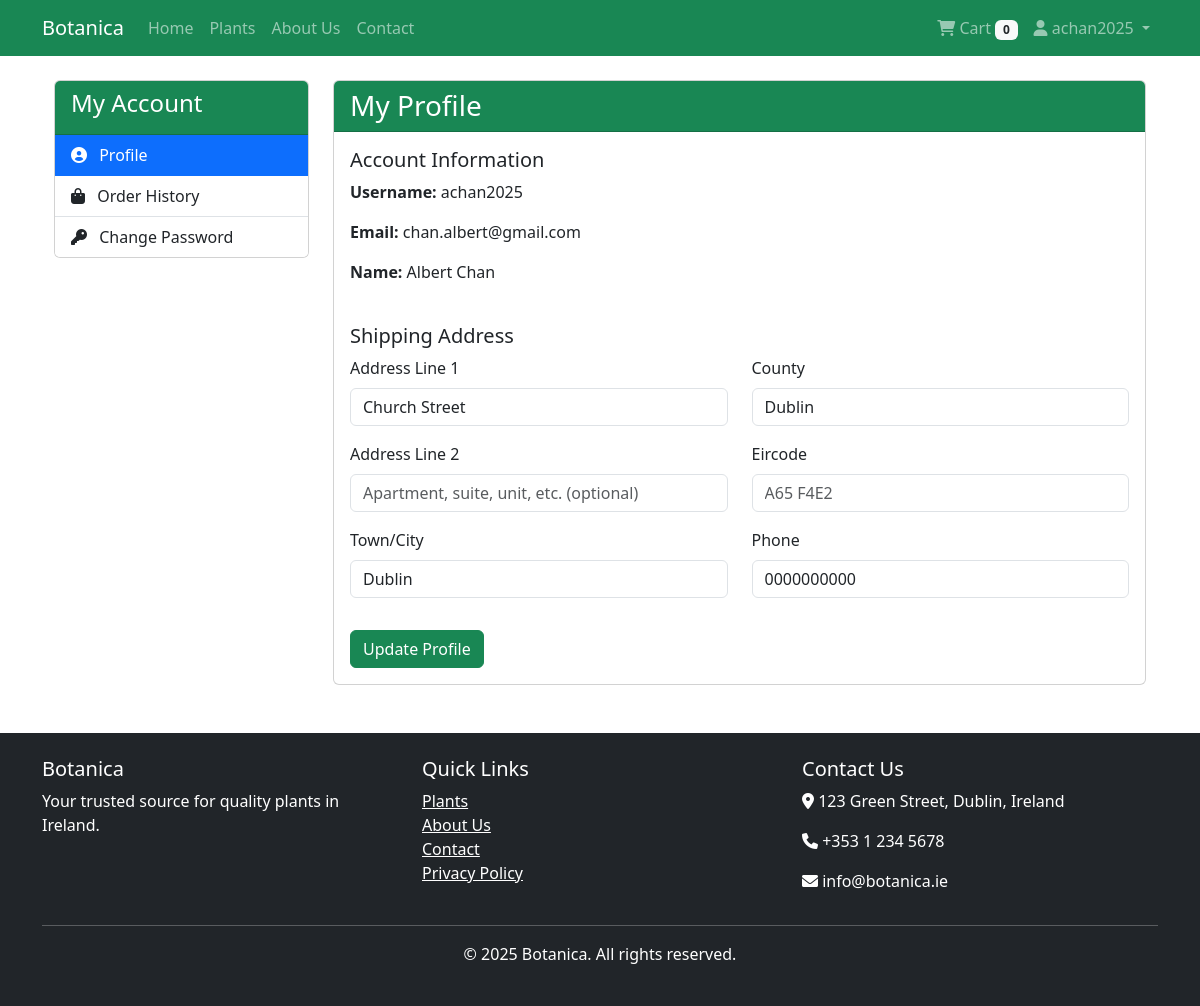
/accounts/profile/ (signed in), run on the app's committed database.
### accounts/models.py (models this page shows, shortened)
class UserProfile(models.Model):
    COUNTY_CHOICES = [
        ('antrim', 'Antrim'),
        ('armagh', 'Armagh'),
        ('carlow', 'Carlow'),
        ('cavan', 'Cavan'),
        ('clare', 'Clare'),
        ('cork', 'Cork'),
        ('derry', 'Derry'),
        ('donegal', 'Donegal'),
        ('down', 'Down'),
        ('dublin', 'Dublin'),
        ('fermanagh', 'Fermanagh'),
        ('galway', 'Galway'),
        ('kerry', 'Kerry'),
        ('kildare', 'Kildare'),
        ('kilkenny', 'Kilkenny'),
        ('laois', 'Laois'),
        ('leitrim', 'Leitrim'),
        ('limerick', 'Limerick'),
        ('longford', 'Longford'),
        ('louth', 'Louth'),
        ('mayo', 'Mayo'),
        ('meath', 'Meath'),
        ('monaghan', 'Monaghan'),
        ('offaly', 'Offaly'),
        ('roscommon', 'Roscommon'),
        ('sligo', 'Sligo'),
        ('tipperary', 'Tipperary'),
        ('tyrone', 'Tyrone'),
        ('waterford', 'Waterford'),
        ('westmeath', 'Westmeath'),
        ('wexford', 'Wexford'),
        ('wicklow', 'Wicklow'),
    ]
    user = models.OneToOneField(User, on_delete=models.CASCADE)
    address_line1 = models.CharField(max_length=250, blank=True)
    address_line2 = models.CharField(max_length=250, blank=True)
    town_or_city = models.CharField(max_length=100, blank=True)
    county = models.CharField(max_length=50, choices=COUNTY_CHOICES, blank=True)
    eircode = models.CharField(max_length=8, blank=True, help_text='Format: A65 F4E2')
    phone = models.CharField(max_length=20, blank=True)

### accounts/views.py (the view)
# urls.py: path('profile/', views.profile, name='profile'),
@login_required
def profile(request):
    user_profile, created = UserProfile.objects.get_or_create(user=request.user)
    if request.method == 'POST':
        form = UserProfileForm(request.POST, instance=user_profile)
        if form.is_valid():
            form.save()
            messages.success(request, 'Your profile has been updated successfully!')
            return redirect('accounts:profile')
    else:
        form = UserProfileForm(instance=user_profile)
    return render(request, 'accounts/profile.html', {'form': form})

### accounts/forms.py (shortened to what this page needs)
class UserProfileForm(forms.ModelForm):
    class Meta:
        model = UserProfile
        fields = ('address_line1', 'address_line2', 'town_or_city', 'county', 'eircode', 'phone')
        widgets = {
            'address_line1': forms.TextInput(attrs={'class': 'form-control'}),
            'address_line2': forms.TextInput(attrs={'class': 'form-control'}),
            'town_or_city': forms.TextInput(attrs={'class': 'form-control'}),
            'county': forms.Select(attrs={'class': 'form-control'}),
            'eircode': forms.TextInput(attrs={'class': 'form-control'}),
            'phone': forms.TextInput(attrs={'class': 'form-control'}),
        }
    def __init__(self, *args, **kwargs):
        super().__init__(*args, **kwargs)
        self.fields['address_line1'].widget.attrs['placeholder'] = 'Street address'
        self.fields['address_line2'].widget.attrs['placeholder'] = 'Apartment, suite, unit, etc. (optional)'
        self.fields['town_or_city'].widget.attrs['placeholder'] = 'Town or city'
        self.fields['eircode'].widget.attrs['placeholder'] = 'A65 F4E2'
        self.fields['phone'].widget.attrs['placeholder'] = '+353 XX XXX XXXX'

### cart/context_processors.py (called while the page is built)
def cart(request):
    if request.user.is_authenticated:
        cart_items = CartItem.objects.filter(user=request.user)
    else:
        session_id = request.session.session_key
        if not session_id:
            request.session.create()
            session_id = request.session.session_key
        cart_items = CartItem.objects.filter(session_id=session_id)
    total_items = sum(item.quantity for item in cart_items)
    total_price = sum(item.total_price() for item in cart_items)
    return {
        'cart_items': cart_items,
        'total_items': total_items,
        'total_price': total_price,
    }

### templates/accounts/profile.html (shortened to what this page needs)
{% extends "base.html" %}
{% load static %}
{% block content %}
<div class="container">
    <div class="row">
        <div class="col-md-3">
            <div class="card mb-4">
                <div class="card-header bg-success text-white">
                    <h4>My Account</h4>
                </div>
                <div class="list-group list-group-flush">
                    <a href="{% url 'accounts:profile' %}" class="list-group-item list-group-item-action active">
                        <i class="fas fa-user-circle me-2"></i> Profile
                    </a>
                    <a href="{% url 'accounts:order_history' %}" class="list-group-item list-group-item-action">
                        <i class="fas fa-shopping-bag me-2"></i> Order History
                    </a>
                    <a href="{% url 'accounts:password_change' %}" class="list-group-item list-group-item-action">
                        <i class="fas fa-key me-2"></i> Change Password
                    </a>
                </div>
            </div>
        </div>
        <div class="col-md-9">
            <div class="card">
                <div class="card-header bg-success text-white">
                    <h3 class="mb-0">My Profile</h3>
                </div>
                <div class="card-body">
                    <div class="row mb-4">
                        <div class="col-md-6">
                            <h5>Account Information</h5>
                            <p><strong>Username:</strong> {{ user.username }}</p>
                            <p><strong>Email:</strong> {{ user.email }}</p>
                            <p><strong>Name:</strong> {{ user.first_name }} {{ user.last_name }}</p>
                        </div>
                    </div>
                    <h5>Shipping Address</h5>
                    <form method="post">
                        <div class="row">
                            <div class="col-md-6">
                                <div class="mb-3">
                                    <label for="{{ form.address_line1.id_for_label }}" class="form-label">Address Line 1</label>
                                    {{ form.address_line1 }}
                                </div>
                                <div class="mb-3">
                                    <label for="{{ form.address_line2.id_for_label }}" class="form-label">Address Line 2</label>
                                    {{ form.address_line2 }}
                                </div>
                                <div class="mb-3">
                                    <label for="{{ form.town_or_city.id_for_label }}" class="form-label">Town/City</label>
                                    {{ form.town_or_city }}
                                </div>
                            </div>
                            <div class="col-md-6">
                                <div class="mb-3">
                                    <label for="{{ form.county.id_for_label }}" class="form-label">County</label>
                                    {{ form.county }}
                                </div>
                                <div class="mb-3">
                                    <label for="{{ form.eircode.id_for_label }}" class="form-label">Eircode</label>
                                    {{ form.eircode }}
                                </div>
                                <div class="mb-3">
                                    <label for="{{ form.phone.id_for_label }}" class="form-label">Phone</label>
                                    {{ form.phone }}
                                </div>
                            </div>
                        </div>
                        <button type="submit" class="btn btn-success mt-3">Update Profile</button>
                    </form>
                </div>
            </div>
        </div>
    </div>
</div>
{% endblock %}

### templates/base.html (shortened to what this page needs)
<!DOCTYPE html>
<html lang="en">
<head>
    <link href="https://cdn.jsdelivr.net/npm/bootstrap@5.3.0/dist/css/bootstrap.min.css" rel="stylesheet">
    <link rel="stylesheet" href="https://cdnjs.cloudflare.com/ajax/libs/font-awesome/6.0.0/css/all.min.css">
    <link rel="stylesheet" href="https://cdn.jsdelivr.net/npm/bootstrap-icons@1.11.0/font/bootstrap-icons.css">
</head>
<body>
    <header>
        <nav class="navbar navbar-expand-lg navbar-dark bg-success">
            <div class="container">
                <a class="navbar-brand" href="/">Botanica</a>
                <div class="collapse navbar-collapse" id="navbarNav">
                    <ul class="navbar-nav me-auto">
                        <li class="nav-item">
                            <a class="nav-link" href="/">Home</a>
                        </li>
                        <li class="nav-item">
                            <a class="nav-link" href="/products/">Plants</a>
                        </li>
                        <li class="nav-item">
                            <a class="nav-link" href="/about/">About Us</a>
                        </li>
                        <li class="nav-item">
                            <a class="nav-link" href="/contact/">Contact</a>
                        </li>
                    </ul>
                    <ul class="navbar-nav ms-auto">
                        <li class="nav-item">
                            <a class="nav-link" href="/cart/">
                                <i class="fas fa-shopping-cart"></i> Cart
                                <span class="badge bg-light text-dark">{{ total_items|default:"0" }}</span>
                            </a>
                        </li>
                        {% if user.is_authenticated %}
                            <li class="nav-item dropdown">
                                <a class="nav-link dropdown-toggle" href="#" id="navbarDropdown" role="button" data-bs-toggle="dropdown">
                                    <i class="fas fa-user"></i> {{ user.username }}
                                </a>
                            </li>
                        {% endif %}
                    </ul>
                </div>
            </div>
        </nav>
    </header>
    <main class="container my-4">
        {% block content %}{% endblock %}
    </main>
    <footer class="bg-dark text-white py-4 mt-5">
        <div class="container">
            <div class="row">
                <div class="col-md-4">
                    <h5>Botanica</h5>
                    <p>Your trusted source for quality plants in Ireland.</p>
                </div>
                <div class="col-md-4">
                    <h5>Quick Links</h5>
                    <ul class="list-unstyled">
                        <li><a href="/products/" class="text-white">Plants</a></li>
                        <li><a href="/about/" class="text-white">About Us</a></li>
                        <li><a href="/contact/" class="text-white">Contact</a></li>
                        <li><a href="/privacy/" class="text-white">Privacy Policy</a></li>
                    </ul>
                </div>
                <div class="col-md-4">
                    <h5>Contact Us</h5>
                    <address>
                        <p><i class="fas fa-map-marker-alt"></i> 123 Green Street, Dublin, Ireland</p>
                        <p><i class="fas fa-phone"></i> +353 1 234 5678</p>
                        <p><i class="fas fa-envelope"></i> info@botanica.ie</p>
                    </address>
                </div>
            </div>
            <hr>
            <div class="text-center">
                <p>&copy; {% now "Y" %} Botanica. All rights reserved.</p>
            </div>
        </div>
    </footer>
</body>
</html>

### data on the page
UserProfile: address_line1 "Church Street", town_or_city "Dublin", county "Dublin", phone "0000000000"

### other printed values
{{ total_items|default:"0" }} "0"
{{ user.username }} "achan2025"
{{ user.email }} "chan.albert@gmail.com"
{{ user.first_name }} "Albert"
{{ user.last_name }} "Chan"
